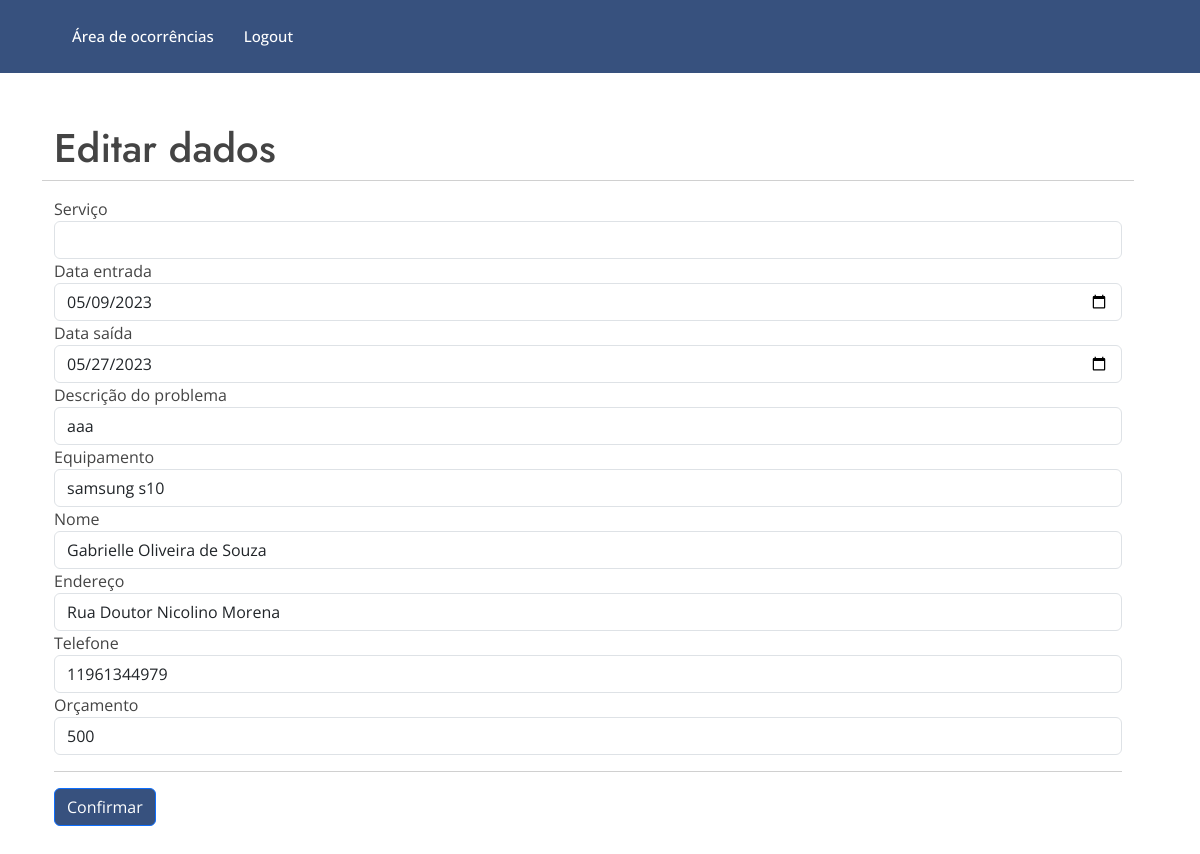
Page /edit_user/3 on the committed database.
### src/models.py (models this page shows)
class Client(db.Model):
    id = db.Column(db.Integer, primary_key=True, autoincrement=True)
    servico = db.Column(db.String(100))
    dentrada = db.Column(db.String(50))
    dsaida = db.Column(db.String(50))
    descricao = db.Column(db.String(200))
    equipamento = db.Column(db.String(100))
    nome = db.Column(db.String(150))
    endereco = db.Column(db.String(200))
    fone = db.Column(db.String(200) )
    orcamento = db.Column(db.String(60))

### src/main.py (the view, shortened to what this page needs)
@main.route('/edit_user/<string:id>', methods=["POST","GET"]) # reconhecerá o usuário quando passar o id
def edit_user(id):
    data = Client.query.filter_by(id=id).first()
    return render_template("edit_user.html", datas=data)

### src/template/edit_user.html (shortened to what this page needs)
{% extends 'layout.html' %}
{% block body %}
<main id="main">
  <section id="about" class="about" style="width: 100%">
    <div class="container py-5 h-100" data-aos="fade-up">
      <div class="row">
        <div class="row d-flex align-items-center justify-content-center h-100">
          <h1>Editar dados</h1>
          <hr />
          <form
            method="post"
            action="{{url_for('main.edit_user',id=datas.id)}}"
          >
            <div class="form group">
              <label>Serviço</label>
              <input
                type="number"
                name="servico"
                maxlength="8"
                oninput="javascript: if (this.value.length > this.maxLength) this.value = this.value.slice(0, this.maxLength);"
                required
                class="form-control"
                value="{{datas.servico}}"
              />
            </div>
            <div class="form group">
              <label>Data entrada</label>
              <input
                type="date"
                id="dentrada"
                name="dentrada"
                maxlength="10"
                required
                class="form-control"
                value="{{datas.dentrada}}"
              />
            </div>
            <div class="form group">
              <label>Data saída</label>
              <input
                type="date"
                id="dsaida"
                name="dsaida"
                maxlength="20"
                class="form-control"
                value="{{datas.dsaida}}"
              />
            </div>
            <div class="form group">
              <label>Descrição do problema</label>
              <input
                type="text"
                name="descricao"
                maxlength="60"
                required
                class="form-control"
                value="{{datas.descricao}}"
              />
            </div>
            <div class="form group">
              <label>Equipamento</label>
              <input
                type="text"
                name="equipamento"
                maxlength="30"
                required
                class="form-control"
                value="{{datas.equipamento}}"
              />
            </div>
            <div class="form group">
              <label>Nome</label>
              <input
                type="text"
                name="nome"
                maxlength="50"
                required
                class="form-control"
                value="{{datas.nome}}"
              />
            </div>
            <div class="form group">
              <label>Endereço</label>
              <input
                type="text"
                name="endereco"
                maxlength="50"
                required
                class="form-control"
                value="{{datas.endereco}}"
              />
            </div>
            <div class="form group">
              <label>Telefone</label>
              <input
                type="number"
                name="fone"
                maxlength="14"
                required
                oninput="javascript: if (this.value.length > this.maxLength) this.value = this.value.slice(0, this.maxLength);"
                class="form-control"
                value="{{datas.fone}}"
              />
            </div>
            <div class="form group">
              <label>Orçamento</label>
              <input
                type="number"
                name="orcamento"
                maxlength="200"
                required
                class="form-control"
                value="{{datas.orcamento}}"
              />
            </div>
            <hr>
            <input type="submit" value="Confirmar" class="btn btn-primary" style="background-color: #37517E;"/>
          </form>
        </div>
      </div>
    </div>
  </section>
  {% endblock %}

### src/static/style/style.css (style rules this page uses)
body { font-family: "Open Sans", sans-serif; color: #444444; }
h1, h2, h3, h4, h5, h6 { font-family: "Jost", sans-serif; }
section { padding: 60px 0; overflow: hidden; }

### rows in the picture
Client: dentrada "05/09/2023", dsaida "05/27/2023", descricao "aaa", equipamento "samsung s10", nome "Gabrielle Oliveira de Souza", endereco "Rua Doutor Nicolino Morena", fone "11961344979", orcamento "500"
